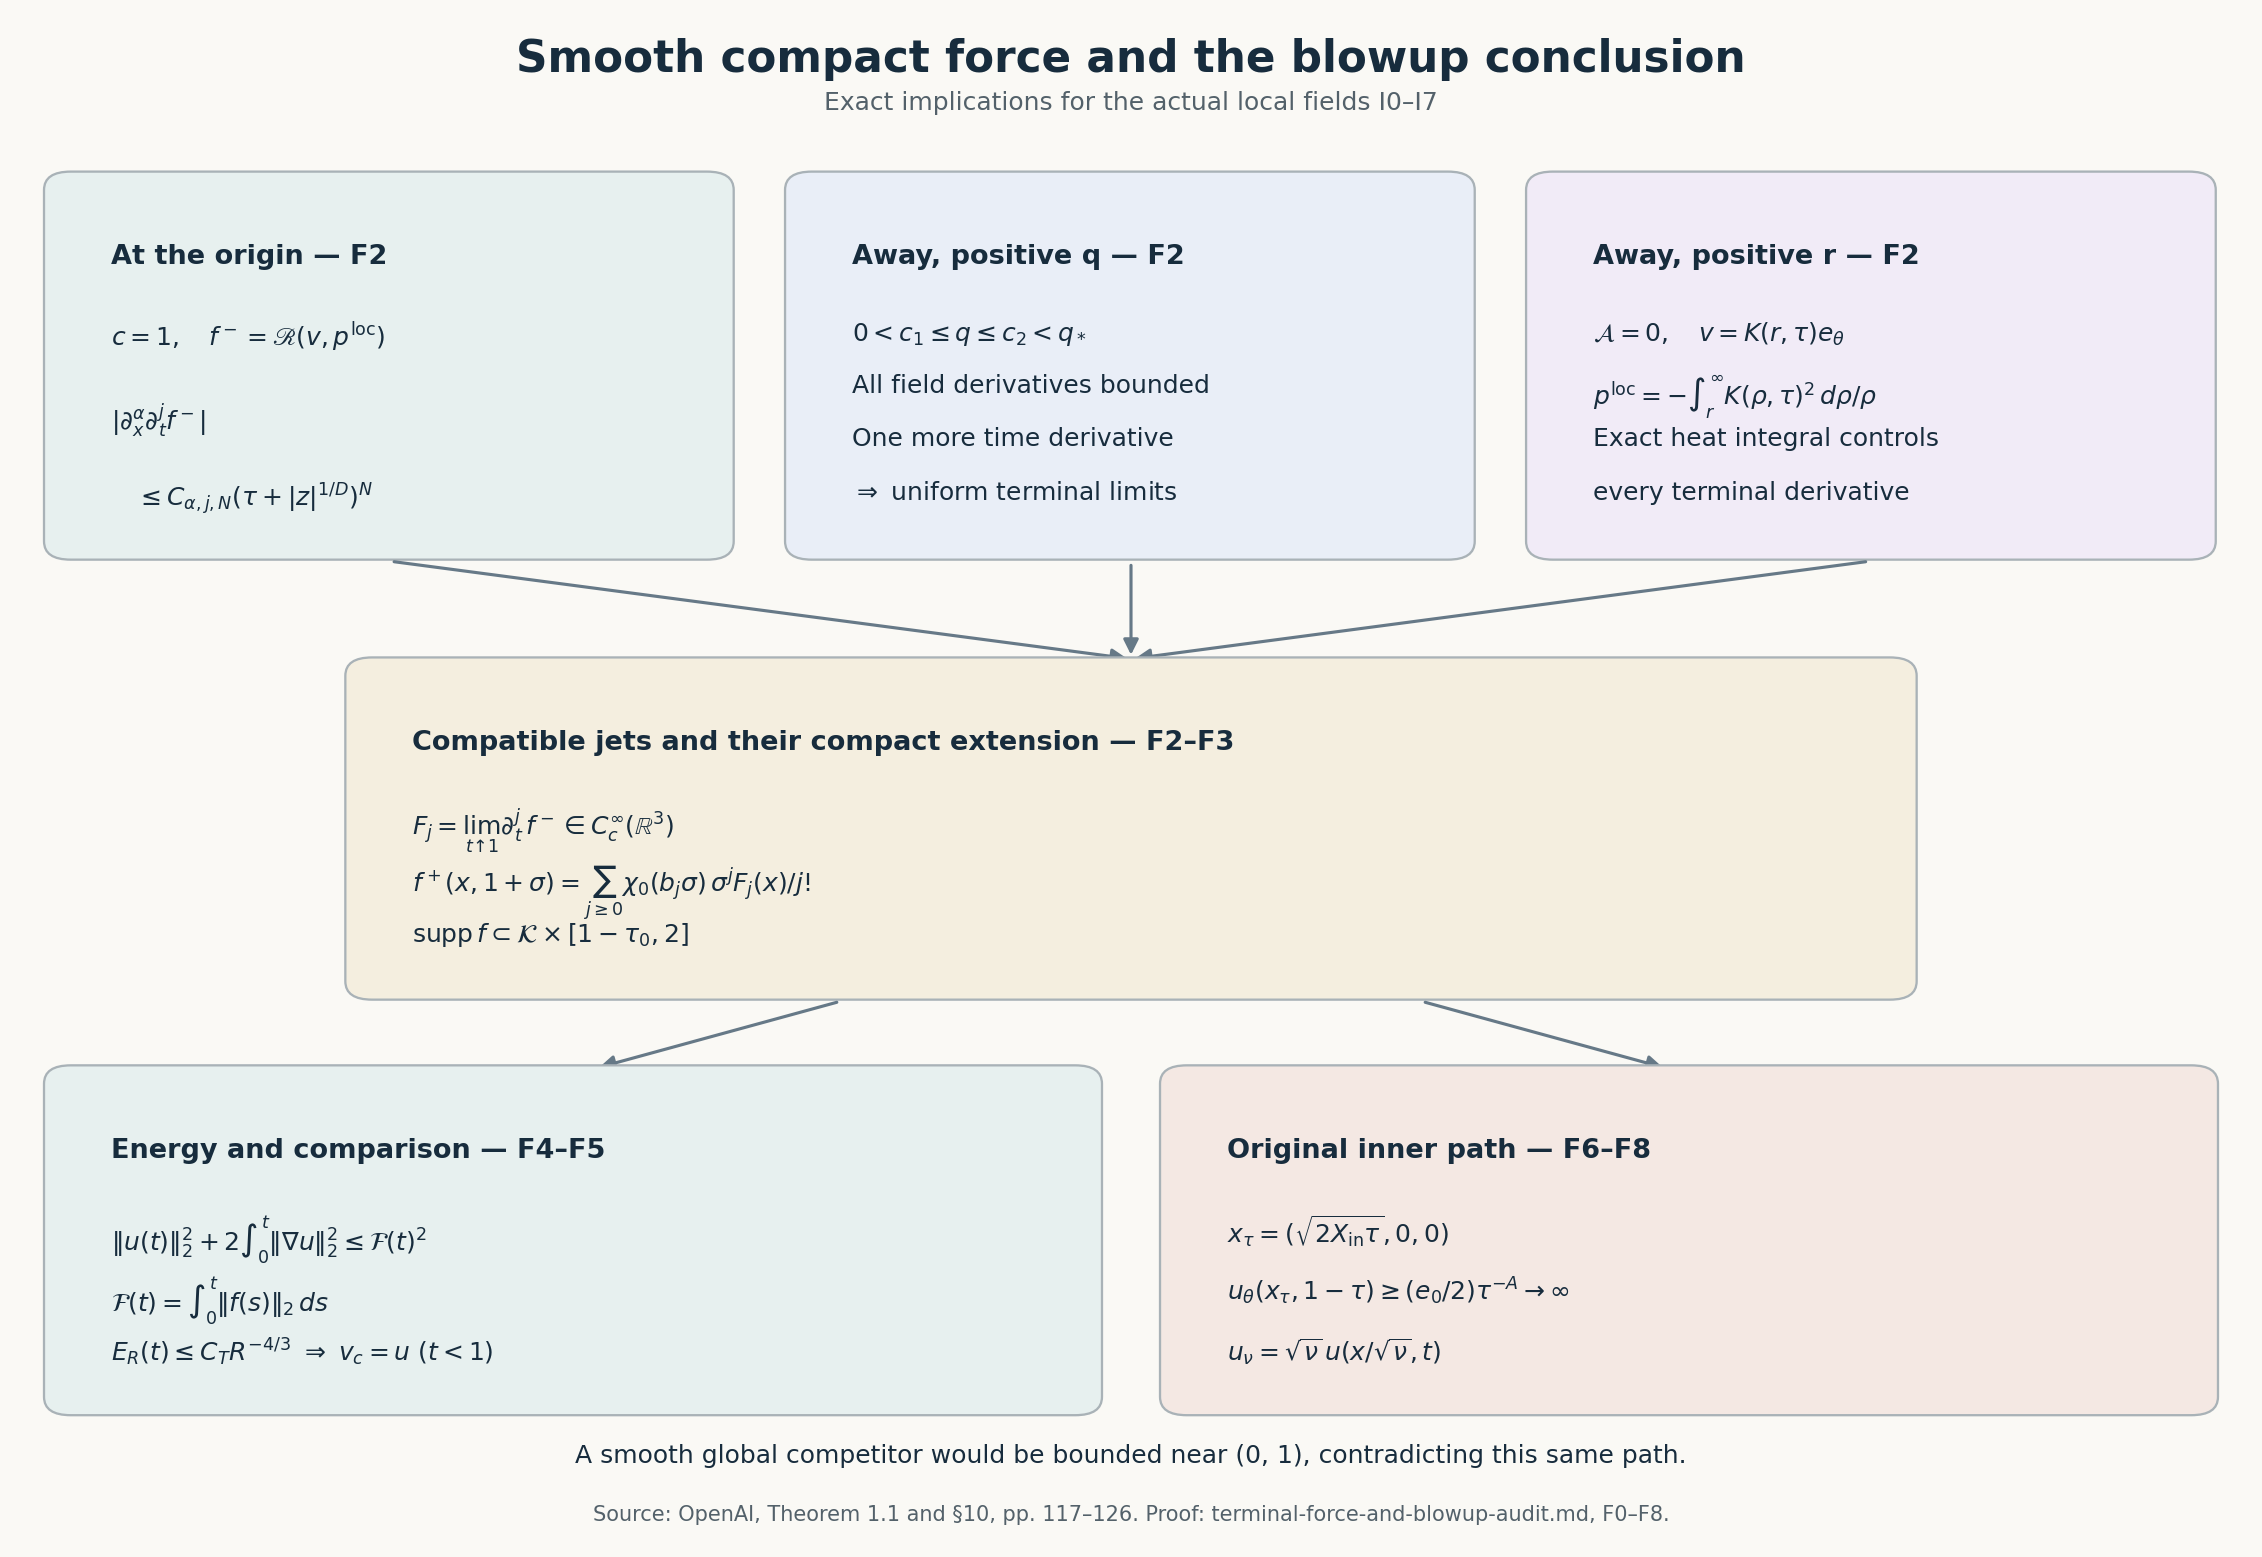

The script that saved this image:
"""Exact terminal-force and comparison maps; schematic, no numerical samples."""
from pathlib import Path
import matplotlib.pyplot as plt
from matplotlib.patches import FancyBboxPatch, FancyArrowPatch

OUT = Path(__file__).with_suffix("")
BG = "#faf9f5"
INK = "#172c3d"

def box(ax, x, y, w, h, title, lines, color):
    ax.add_patch(FancyBboxPatch((x, y), w, h, boxstyle="round,pad=0.012",
                               facecolor=color, edgecolor="#a9b2b7", lw=1.1))
    ax.text(x+.018, y+h-.035, title, va="top", fontsize=13, weight="bold", color=INK)
    for k, line in enumerate(lines):
        ax.text(x+.018, y+h-.085-k*(h-.125)/max(1,len(lines)-1), line, va="top", fontsize=12, color=INK)

def arrow(ax, x0, y0, x1, y1):
    ax.add_patch(FancyArrowPatch((x0,y0), (x1,y1), arrowstyle="-|>",
                                mutation_scale=15, color="#667987", lw=1.5))

def main():
    fig, ax = plt.subplots(figsize=(15.5,10.5))
    fig.patch.set_facecolor(BG)
    ax.set(xlim=(0,1), ylim=(0,1))
    ax.axis("off")
    ax.text(.5,.985,"Smooth compact force and the blowup conclusion",ha="center",
            va="top",fontsize=21,weight="bold",color=INK)
    ax.text(.5,.938,"Exact implications for the actual local fields I0–I7",ha="center",
            fontsize=12,color="#53616a")
    box(ax,.025,.655,.285,.23,"At the origin — F2",[
        r"$c=1,\quad f^-=\mathscr{R}(v,p^{\rm loc})$",
        r"$|\partial_x^\alpha\partial_t^j f^-|$",
        r"$\quad\leq C_{\alpha,j,N}(\tau+|z|^{1/D})^N$"
    ],"#e7f0ef")
    box(ax,.357,.655,.285,.23,"Away, positive q — F2",[
        r"$0<c_1\leq q\leq c_2<q_*$",
        "All field derivatives bounded",
        "One more time derivative",
        r"$\Rightarrow$ uniform terminal limits"
    ],"#e9eef7")
    box(ax,.689,.655,.285,.23,"Away, positive r — F2",[
        r"$\mathcal{A}=0,\quad v=K(r,\tau)e_\theta$",
        r"$p^{\rm loc}=-\int_r^\infty K(\rho,\tau)^2\,d\rho/\rho$",
        "Exact heat integral controls",
        "every terminal derivative"
    ],"#f1ebf7")
    for x in [.168,.5,.831]:arrow(ax,x,.642,.5,.578)
    box(ax,.16,.367,.68,.20,"Compatible jets and their compact extension — F2–F3",[
        r"$F_j=\lim_{t\uparrow1}\partial_t^j f^-\in C_c^\infty(\mathbb{R}^3)$",
        r"$f^+(x,1+\sigma)=\sum_{j\geq0}\chi_0(b_j\sigma)\,\sigma^j F_j(x)/j!$",
        r"$\mathrm{supp}\,f\subset\mathcal{K}\times[1-\tau_0,2]$"
    ],"#f4eedf")
    arrow(ax,.37,.354,.26,.31);arrow(ax,.63,.354,.74,.31)
    box(ax,.025,.095,.45,.205,"Energy and comparison — F4–F5",[
        r"$\|u(t)\|_2^2+2\int_0^t\|\nabla u\|_2^2\leq\mathcal{F}(t)^2$",
        r"$\mathcal{F}(t)=\int_0^t\|f(s)\|_2\,ds$",
        r"$E_R(t)\leq C_T R^{-4/3}\ \Rightarrow\ v_c=u\ (t<1)$"
    ],"#e7f0ef")
    box(ax,.525,.095,.45,.205,"Original inner path — F6–F8",[
        r"$x_\tau=(\sqrt{2X_{\rm in}\tau},0,0)$",
        r"$u_\theta(x_\tau,1-\tau)\geq(e_0/2)\tau^{-A}\to\infty$",
        r"$u_\nu=\sqrt{\nu}\,u(x/\sqrt{\nu},t)$"
    ],"#f4e8e3")
    ax.text(.5,.052,"A smooth global competitor would be bounded near (0, 1), contradicting this same path.",
            ha="center",fontsize=12,color=INK)
    ax.text(.5,.014,"Source: OpenAI, Theorem 1.1 and §10, pp. 117–126. Proof: terminal-force-and-blowup-audit.md, F0–F8.",
            ha="center",fontsize=10,color="#53616a")
    fig.subplots_adjust(left=.02,right=.98,bottom=.02,top=.99)
    for ext in [".png",".svg"]:
        fig.savefig(OUT.with_suffix(ext),dpi=150,facecolor=BG,bbox_inches="tight")
    print(OUT.name)

if __name__ == "__main__":
    main()
